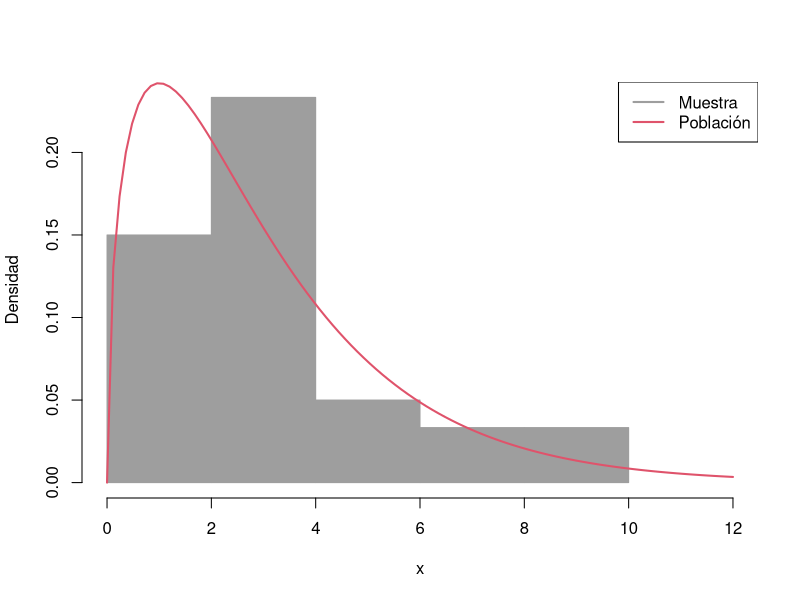
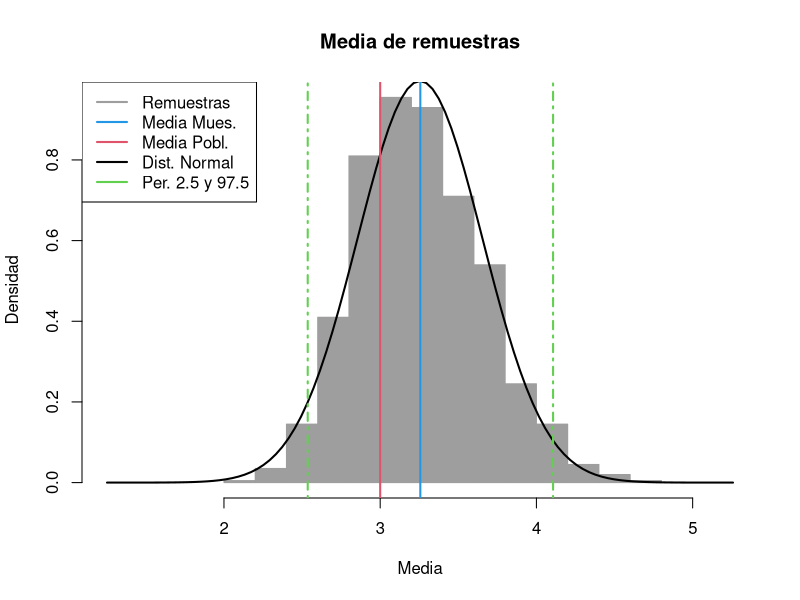

Write R code to recreate these figures, in order.
## ---- chunk 1
knitr::opts_chunk$set(echo = TRUE)
## ---- chunk 2
n  <- 30
nu <- 3
set.seed(12345)
muestra <- rchisq(n = n, df = nu)
head(muestra)
## ---- chunk 3
hist(x = muestra, freq = F, col = 16, border = 16, xlim = c(0,12), xlab = "x", ylab = "Densidad", main = "")
curve(expr = dchisq(x, df = nu), lwd = 2, col = 2, add = T)
legend("topright", legend = c("Muestra","Población"), col = c(16,2), lwd = 2)
## ---- chunk 4
# Bootstrap
M <- 1000
xb_boot <- matrix(data = NA, nrow = M, ncol = 1)
set.seed(5)
for (i in 1:M) {
  xr <- sample(x = muestra, size = n, replace = TRUE)
  xb_boot[i] <- mean(xr)
}
## ---- chunk 5
head(xb_boot)
## ---- chunk 6
hist(x = xb_boot, freq = F, col = 16, border = 16, xlim = mean(xb_boot) + c(-1,1)*5*sd(xb_boot), xlab = "Media", ylab = "Densidad", main = "Media de remuestras")
curve(expr = dnorm(x, mean(xb_boot), sd(xb_boot)), col = 1, lwd = 2, add = T)
abline(v = nu, col = 2, lwd = 2)
abline(v = mean(muestra), col = 4, lwd = 2)
abline(v = quantile(xb_boot, probs = c(0.025,0.975)), col = 3, lwd = 2, lty = 4)
legend("topleft", legend = c("Remuestras","Media Mues.","Media Pobl.","Dist. Normal","Per. 2.5 y 97.5"), col = c(16,4,2,1,3), lwd = 2)
## ---- chunk 7
# IC percentiles
quantile(xb_boot, probs = c(0.025,0.975))
## ---- chunk 8
2*mean(muestra) - quantile(xb_boot, probs = c(0.975,0.025))
## ---- chunk 9
mean(muestra) + c(-1,1)*qnorm(p = 0.975)*sd(xb_boot)
## ---- chunk 10
tab <- rbind(quantile(xb_boot, probs = c(0.025,0.975)),
             2*mean(muestra) - quantile(xb_boot, probs = c(0.975,0.025)),
             mean(muestra) + c(-1,1)*qnorm(p = 0.975)*sd(xb_boot),
             mean(muestra) + c(-1,1)*qt(p = 0.975, df = n-1)*sd(muestra)/sqrt(n))
colnames(tab) <- c("L. Inferior","L. Superior")
rownames(tab) <- c("IC Percentiles","IC Empírico","IC Normal","IC Clásico")
round(tab, 2)
## ---- chunk 11
n <- 30
nu <- 3
N <- 100
M <- 1000
z975 <- qnorm(p = 0.975)
t975 <- qt(p = 0.975, df = n-1)
IC_boot1 <- matrix(data = NA, nrow = N, ncol = 2)
IC_boot2 <- matrix(data = NA, nrow = N, ncol = 2)
IC_boot3 <- matrix(data = NA, nrow = N, ncol = 2)
IC_class <- matrix(data = NA, nrow = N, ncol = 2)
set.seed(12345)
for (k in 1:N) {
  # datos
  muestra <- rchisq(n = n, df = 3)
  mm <- mean(muestra)
  # IC bootstrap
  xb_boot <- matrix(data = NA, nrow = M, ncol = 1)
  for (i in 1:M) {
    xb_boot[i] <- mean(sample(x = muestra, size = n, replace = TRUE))
  }
  IC_boot1[k,] <- quantile(xb_boot, probs = c(0.025,0.975))
  IC_boot2[k,] <- 2*mm - quantile(xb_boot, probs = c(0.975,0.025))
  IC_boot3[k,] <- mm + c(-1,1)*z975*sd(xb_boot)
  # IC clasico
  IC_class[k,] <- mm + c(-1,1)*t975*sd(muestra)/sqrt(n)
}
## ---- chunk 12
mu <- nu
tab <- rbind(mean((IC_boot1[,1] < mu) & (mu < IC_boot1[,2])),
             mean((IC_boot2[,1] < mu) & (mu < IC_boot2[,2])),
             mean((IC_boot3[,1] < mu) & (mu < IC_boot3[,2])),
             mean((IC_class[,1] < mu) & (mu < IC_class[,2])))
colnames(tab) <- c("Cobertura")
rownames(tab) <- c("IC Percentiles","IC Empírico","IC Normal","IC Clásico")
round(100*tab, 3)
